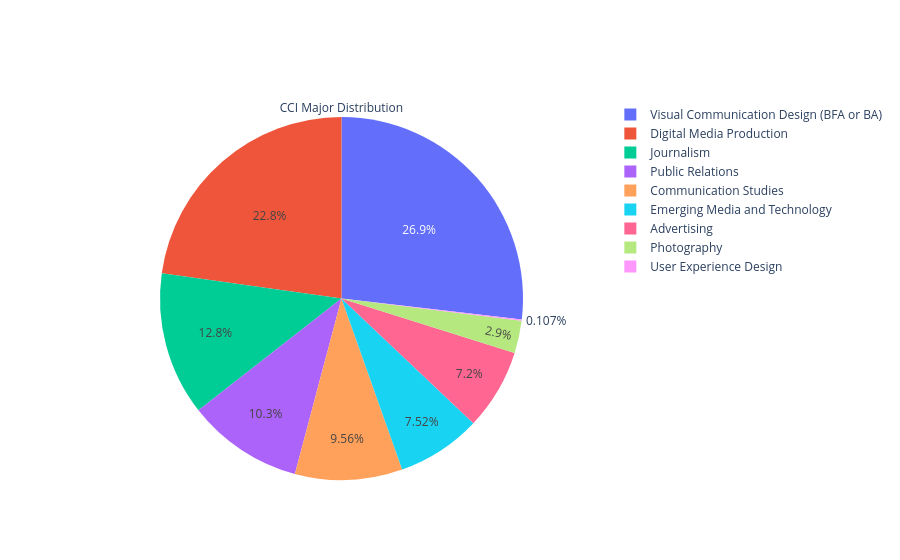

The code cell stored with this chart in its notebook:
### Code cell
#found this in plotlygroup2's first pie chart and copied it over, now I'm cooking
fig2 = go.Figure(data=[go.Pie(labels=major_counts.index,values=major_counts.values,title="CCI Major Distribution")])

fig2.show()

### Figure 1 — Plotly figure (JSON) as saved in the notebook; plotly's stock layout.template omitted (floating-point values rounded to 4 significant figures)
{"data": [{"labels": ["Visual Communication Design (BFA or BA)", "Digital Media Production", "Journalism", "Public Relations", "Communication Studies", "Emerging Media and Technology", "Advertising", "Photography", "User Experience Design"], "title": {"text": "CCI Major Distribution"}, "type": "pie", "values": [250, 212, 119, 96, 89, 70, 67, 27, 1]}], "layout": {}}
